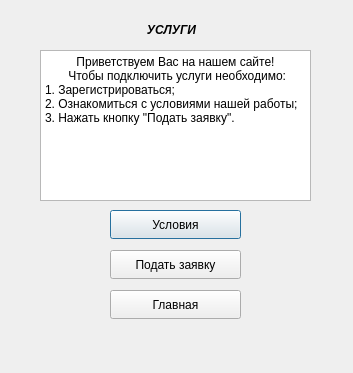
<?xml version="1.0" encoding="UTF-8"?>
<ui version="4.0">
 <class>UslugiRis7</class>
 <widget class="QDialog" name="UslugiRis7">
  <property name="geometry">
   <rect>
    <x>0</x>
    <y>0</y>
    <width>353</width>
    <height>373</height>
   </rect>
  </property>
  <property name="windowTitle">
   <string>Dialog</string>
  </property>
  <widget class="QLabel" name="label">
   <property name="geometry">
    <rect>
     <x>140</x>
     <y>20</y>
     <width>63</width>
     <height>20</height>
    </rect>
   </property>
   <property name="text">
    <string>&lt;html&gt;&lt;head/&gt;&lt;body&gt;&lt;p align=&quot;center&quot;&gt;&lt;span style=&quot; font-weight:700; font-style:italic;&quot;&gt;УСЛУГИ&lt;/span&gt;&lt;/p&gt;&lt;/body&gt;&lt;/html&gt;</string>
   </property>
  </widget>
  <widget class="QTextEdit" name="textEdit">
   <property name="geometry">
    <rect>
     <x>40</x>
     <y>50</y>
     <width>271</width>
     <height>151</height>
    </rect>
   </property>
   <property name="readOnly">
    <bool>true</bool>
   </property>
   <property name="html">
    <string>&lt;!DOCTYPE HTML PUBLIC &quot;-//W3C//DTD HTML 4.0//EN&quot; &quot;http://www.w3.org/TR/REC-html40/strict.dtd&quot;&gt;
&lt;html&gt;&lt;head&gt;&lt;meta name=&quot;qrichtext&quot; content=&quot;1&quot; /&gt;&lt;meta charset=&quot;utf-8&quot; /&gt;&lt;style type=&quot;text/css&quot;&gt;
p, li { white-space: pre-wrap; }
hr { height: 1px; border-width: 0; }
&lt;/style&gt;&lt;/head&gt;&lt;body style=&quot; font-family:'Segoe UI'; font-size:9pt; font-weight:400; font-style:normal;&quot;&gt;
&lt;p align=&quot;center&quot; style=&quot; margin-top:0px; margin-bottom:0px; margin-left:0px; margin-right:0px; -qt-block-indent:0; text-indent:0px;&quot;&gt;Приветствуем Вас на нашем сайте!&lt;/p&gt;
&lt;p align=&quot;center&quot; style=&quot; margin-top:0px; margin-bottom:0px; margin-left:0px; margin-right:0px; -qt-block-indent:0; text-indent:0px;&quot;&gt; Чтобы подключить услуги необходимо:&lt;/p&gt;
&lt;p style=&quot; margin-top:0px; margin-bottom:0px; margin-left:0px; margin-right:0px; -qt-block-indent:0; text-indent:0px;&quot;&gt;1. Зарегистрироваться; &lt;/p&gt;
&lt;p style=&quot; margin-top:0px; margin-bottom:0px; margin-left:0px; margin-right:0px; -qt-block-indent:0; text-indent:0px;&quot;&gt;2. Ознакомиться с условиями нашей работы; &lt;/p&gt;
&lt;p style=&quot; margin-top:0px; margin-bottom:0px; margin-left:0px; margin-right:0px; -qt-block-indent:0; text-indent:0px;&quot;&gt;3. Нажать кнопку &amp;quot;Подать заявку&amp;quot;.&lt;/p&gt;&lt;/body&gt;&lt;/html&gt;</string>
   </property>
  </widget>
  <widget class="QPushButton" name="pushButton">
   <property name="geometry">
    <rect>
     <x>110</x>
     <y>210</y>
     <width>131</width>
     <height>29</height>
    </rect>
   </property>
   <property name="text">
    <string>Условия</string>
   </property>
  </widget>
  <widget class="QPushButton" name="pushButton_2">
   <property name="geometry">
    <rect>
     <x>110</x>
     <y>250</y>
     <width>131</width>
     <height>29</height>
    </rect>
   </property>
   <property name="text">
    <string>Подать заявку</string>
   </property>
  </widget>
  <widget class="QPushButton" name="pushButton_3">
   <property name="geometry">
    <rect>
     <x>110</x>
     <y>290</y>
     <width>131</width>
     <height>29</height>
    </rect>
   </property>
   <property name="text">
    <string>Главная</string>
   </property>
  </widget>
 </widget>
 <resources/>
 <connections/>
</ui>
